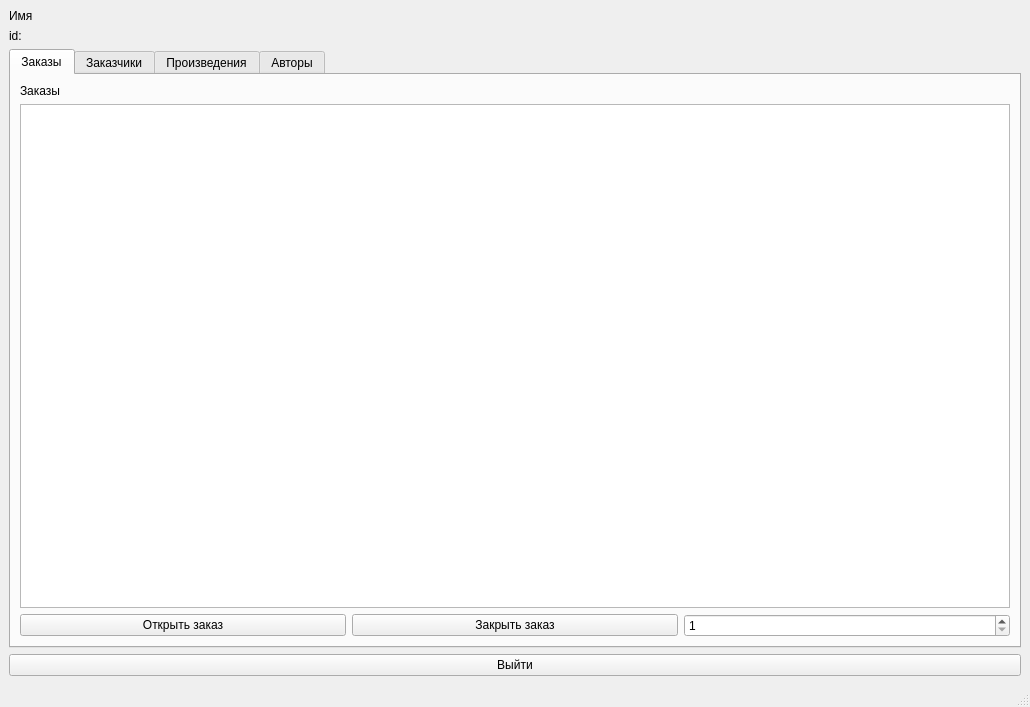
<?xml version="1.0" encoding="UTF-8"?>
<ui version="4.0">
 <class>ClientMangerView</class>
 <widget class="QMainWindow" name="ClientMangerView">
  <property name="geometry">
   <rect>
    <x>0</x>
    <y>0</y>
    <width>1030</width>
    <height>707</height>
   </rect>
  </property>
  <property name="windowTitle">
   <string>Zilberman Publisher</string>
  </property>
  <property name="windowIcon">
   <iconset resource="../Icons.qrc">
    <normaloff>:/Icons/MainIcon/Resources/MainIcons/free-icon-book-4341050.png</normaloff>:/Icons/MainIcon/Resources/MainIcons/free-icon-book-4341050.png</iconset>
  </property>
  <widget class="QWidget" name="centralwidget">
   <layout class="QVBoxLayout" name="verticalLayout_7">
    <item>
     <layout class="QVBoxLayout" name="verticalLayout_3">
      <item>
       <layout class="QVBoxLayout" name="verticalLayout_2">
        <item>
         <widget class="QLabel" name="name_lable">
          <property name="text">
           <string>Имя</string>
          </property>
         </widget>
        </item>
        <item>
         <layout class="QHBoxLayout" name="horizontalLayout">
          <item>
           <widget class="QLabel" name="id_lable">
            <property name="text">
             <string>id: </string>
            </property>
           </widget>
          </item>
         </layout>
        </item>
       </layout>
      </item>
     </layout>
    </item>
    <item>
     <widget class="QTabWidget" name="tabWidget">
      <property name="currentIndex">
       <number>0</number>
      </property>
      <widget class="QWidget" name="tab">
       <attribute name="title">
        <string>Заказы</string>
       </attribute>
       <layout class="QHBoxLayout" name="horizontalLayout_3">
        <item>
         <layout class="QHBoxLayout" name="horizontalLayout_2">
          <item>
           <layout class="QVBoxLayout" name="verticalLayout_6">
            <item>
             <widget class="QLabel" name="label_4">
              <property name="text">
               <string>Заказы</string>
              </property>
             </widget>
            </item>
            <item>
             <widget class="QTableWidget" name="order_table"/>
            </item>
            <item>
             <layout class="QHBoxLayout" name="horizontalLayout_5">
              <item>
               <widget class="QPushButton" name="add_order">
                <property name="text">
                 <string>Открыть заказ</string>
                </property>
               </widget>
              </item>
              <item>
               <widget class="QPushButton" name="close">
                <property name="text">
                 <string>Закрыть заказ</string>
                </property>
               </widget>
              </item>
              <item>
               <widget class="QSpinBox" name="close_box">
                <property name="minimum">
                 <number>1</number>
                </property>
               </widget>
              </item>
             </layout>
            </item>
           </layout>
          </item>
         </layout>
        </item>
       </layout>
      </widget>
      <widget class="QWidget" name="tab_3">
       <attribute name="title">
        <string>Заказчики</string>
       </attribute>
       <layout class="QVBoxLayout" name="verticalLayout_10">
        <item>
         <layout class="QVBoxLayout" name="verticalLayout_5">
          <item>
           <widget class="QLabel" name="label_3">
            <property name="text">
             <string>Заказчики</string>
            </property>
           </widget>
          </item>
          <item>
           <widget class="QTableWidget" name="customer_table"/>
          </item>
          <item>
           <widget class="QPushButton" name="add_customer">
            <property name="text">
             <string>Добавить заказчика</string>
            </property>
           </widget>
          </item>
         </layout>
        </item>
       </layout>
      </widget>
      <widget class="QWidget" name="tab_4">
       <attribute name="title">
        <string>Произведения</string>
       </attribute>
       <layout class="QVBoxLayout" name="verticalLayout_4">
        <item>
         <layout class="QVBoxLayout" name="verticalLayout_9">
          <item>
           <widget class="QLabel" name="label_6">
            <property name="text">
             <string>Произведения</string>
            </property>
           </widget>
          </item>
          <item>
           <widget class="QTableWidget" name="work_table"/>
          </item>
          <item>
           <widget class="QPushButton" name="add_work">
            <property name="text">
             <string>Добавить произведение</string>
            </property>
           </widget>
          </item>
         </layout>
        </item>
       </layout>
      </widget>
      <widget class="QWidget" name="tab_2">
       <attribute name="title">
        <string>Авторы</string>
       </attribute>
       <layout class="QVBoxLayout" name="verticalLayout">
        <item>
         <layout class="QHBoxLayout" name="horizontalLayout_4">
          <item>
           <layout class="QVBoxLayout" name="verticalLayout_8">
            <item>
             <widget class="QLabel" name="label_5">
              <property name="text">
               <string>Авторы</string>
              </property>
             </widget>
            </item>
            <item>
             <widget class="QTableWidget" name="author_table"/>
            </item>
            <item>
             <widget class="QPushButton" name="add_author">
              <property name="text">
               <string>Добавить автора</string>
              </property>
             </widget>
            </item>
           </layout>
          </item>
         </layout>
        </item>
       </layout>
      </widget>
     </widget>
    </item>
    <item>
     <widget class="QPushButton" name="exit">
      <property name="text">
       <string>Выйти</string>
      </property>
     </widget>
    </item>
   </layout>
  </widget>
  <widget class="QMenuBar" name="menubar">
   <property name="geometry">
    <rect>
     <x>0</x>
     <y>0</y>
     <width>1030</width>
     <height>25</height>
    </rect>
   </property>
  </widget>
  <widget class="QStatusBar" name="statusbar"/>
 </widget>
 <resources>
  <include location="../Icons.qrc"/>
 </resources>
 <connections/>
</ui>
